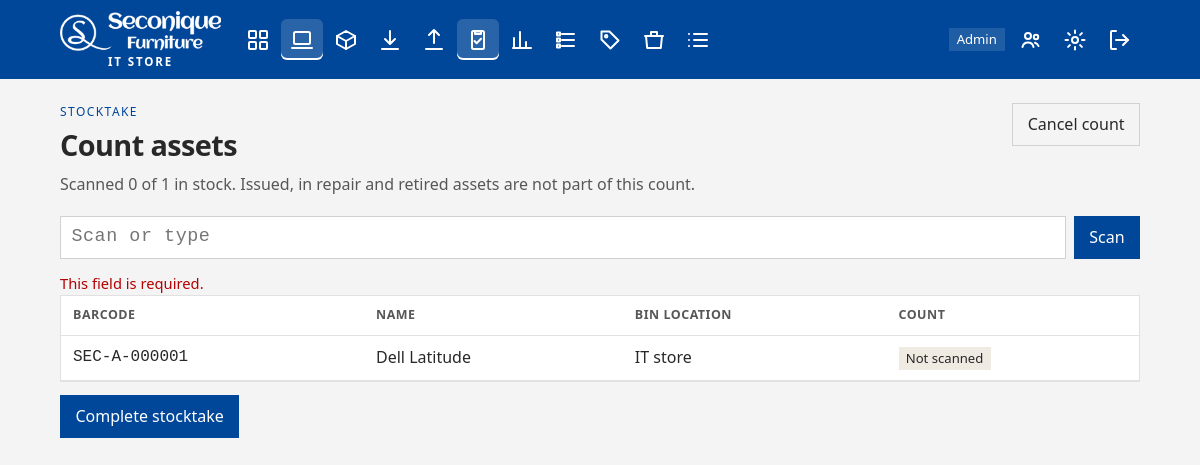
Screenshot of /stocktake/assets/ (signed in) with the database file from the repository.
### stockroom/models.py (models this page shows, shortened)
class Asset(models.Model):
    class Status(models.TextChoices):
        IN_STOCK = "in_stock", "In stock"
        ISSUED = "issued", "Issued"
        IN_REPAIR = "in_repair", "In repair"
        RETIRED = "retired", "Retired"
    class StocktakeResult(models.TextChoices):
        NOT_CHECKED = "not_checked", "Not checked"
        FOUND = "found", "Found"
        MISSING = "missing", "Missing"
    barcode = models.CharField(max_length=64, primary_key=True)
    name = models.CharField(max_length=200)
    category = models.CharField(max_length=100)
    attributes = models.TextField(
        blank=True,
        help_text="Separate each attribute with a comma, for example: wireless, 16GB, black.",
    )
    manufacturer = models.CharField(max_length=100, blank=True)
    model_name = models.CharField("model", max_length=100, blank=True)
    serial_number = models.CharField(max_length=100, blank=True)
    order_date = models.DateField()
    eol_date = models.DateField("end of life")
    status = models.CharField(
        max_length=20, choices=Status.choices, default=Status.IN_STOCK
    )
    location = models.CharField("bin location", max_length=100, blank=True)
    max_qty_to_hold = models.PositiveIntegerField(
        "max qty to hold",
        default=0,
        help_text="The most the store should keep of this asset. Zero means there is no maximum.",
    )
    supplier = models.CharField(max_length=200, blank=True)
    purchase_order = models.CharField(max_length=50, blank=True)
    received_at = models.DateTimeField(auto_now_add=True)
    received_by = models.ForeignKey(
        settings.AUTH_USER_MODEL,
        null=True,
        blank=True,
        on_delete=models.SET_NULL,
        related_name="assets_received",
    )
    issued_to = models.CharField(max_length=200, blank=True)
    issued_at = models.DateTimeField(null=True, blank=True)
    issued_by = models.ForeignKey(
        settings.AUTH_USER_MODEL,
        null=True,
        blank=True,
        on_delete=models.SET_NULL,
        related_name="assets_issued",
    )
    last_stocktake_at = models.DateTimeField(null=True, blank=True)
    last_stocktake_by = models.ForeignKey(
        settings.AUTH_USER_MODEL,
        null=True,
        blank=True,
        on_delete=models.SET_NULL,
        related_name="assets_stocktaken",
    )
    stocktake_result = models.CharField(
        max_length=20,
        choices=StocktakeResult.choices,
        default=StocktakeResult.NOT_CHECKED,
    )
    notes = models.TextField(blank=True)
    class Meta:
        db_table = "assets"
        ordering = ["name", "barcode"]
        constraints = [
            models.CheckConstraint(
                condition=Q(eol_date__gte=F("order_date")),
                name="asset_eol_on_or_after_order_date",
            )
        ]
        indexes = [
            models.Index(fields=["status"], name="asset_status_idx"),
            models.Index(fields=["eol_date"], name="asset_eol_idx"),
            models.Index(fields=["category"], name="asset_category_idx"),
        ]

### stockroom/views/stocktake.py (the view, shortened to what this page needs)
# urls.py: path("stocktake/assets/", stocktake.stocktake_assets, name="stocktake_assets"),
@role_required(STANDARD, ADMIN)
@require_http_methods(["GET", "POST"])
def stocktake_assets(request):
    scanned = _scanned(request)
    form = ScanForm()
    in_stock = Asset.objects.filter(status=Asset.Status.IN_STOCK).order_by("location", "name")
    scanned_set = set(scanned)
    return render(
        request,
        "stockroom/stocktake/assets.html",
        {
            "form": form,
            "page_obj": paginate(request, in_stock),
            "scanned": scanned_set,
            "scanned_count": len(scanned_set & set(in_stock.values_list("barcode", flat=True))),
            "expected_count": in_stock.count(),
        },
    )

### stockroom/forms.py (shortened to what this page needs)
class ScanForm(StyledForm):
    barcode = forms.CharField(
        max_length=64,
        label="Barcode",
        widget=_barcode_widget("submit"),
        help_text="Scan with a Honeywell terminal, or type the barcode.",
    )

### stockroom/context_processors.py (called while the page is built)
def stockroom_context(request):
    user = request.user
    if not user.is_authenticated:
        return {"scanner_auto_submit": True, "store_role": None}
    prefs = get_settings(user)
    return {
        "store_role": primary_role(user),
        "is_store_admin": has_role(user, (ADMIN,)),
        "is_operational": has_role(user, OPERATIONAL),
        "can_report": has_role(user, REPORTING_ACCESS),
        "scanner_auto_submit": prefs.scanner_auto_submit,
        "store_settings": prefs,
    }

### stockroom/forms.py (called while the page is built)
def _style(form):
    for field in form.fields.values():
        css = field.widget.attrs.get("class", "")
        if "input" not in css.split():
            field.widget.attrs["class"] = f"{css} input".strip()
    return form

### stockroom/models.py (called while the page is built)
def get_settings(user):
    setting, _created = UserSetting.objects.get_or_create(user=user)
    return setting

### stockroom/roles.py (called while the page is built, shortened)
def role_names(user):
    if not getattr(user, "is_authenticated", False):
        return set()
    names = set(user.groups.values_list("name", flat=True))
    if user.is_superuser:
        names.add(ADMIN)
    return names

def has_role(user, roles):
    return bool(role_names(user) & set(roles))

def primary_role(user):
    names = role_names(user)
    if ADMIN in names:
        return ADMIN

### stockroom/views/common.py (called while the page is built)
def role_required(*roles):
    def decorator(view):
        @login_required
        @wraps(view)
        def wrapper(request, *args, **kwargs):
            if not has_role(request.user, roles):
                messages.error(
                    request, "Your account does not have access to that page."
                )
                return redirect(home_url_name(request.user))
            return view(request, *args, **kwargs)
        return wrapper
    return decorator

def paginate(request, queryset):
    prefs = get_settings(request.user)
    paginator = Paginator(queryset, prefs.records_per_page or 25)
    return paginator.get_page(request.GET.get("page"))

### stockroom/views/stocktake.py (called while the page is built)
def _scanned(request):
    values = request.session.get(SESSION_KEY, [])
    return list(dict.fromkeys(values))

### stockroom/templates/stockroom/stocktake/assets.html (shortened to what this page needs)
{% extends "stockroom/base.html" %}
{% block content %}
<header class="page-head">
  <div>
    <p class="eyebrow">Stocktake</p>
    <h1>Count assets</h1>
    <p class="lede">Scanned {{ scanned_count }} of {{ expected_count }} in stock. Issued, in repair and retired assets are not part of this count.</p>
  </div>
  <form method="post">
    <button class="btn btn-ghost" type="submit">Cancel count</button>
  </form>
</header>
<form class="search" method="post" data-validate>
  {{ form.barcode }}
  <button class="btn btn-primary" type="submit">Scan</button>
</form>
<p class="field-error" id="{{ form.barcode.id_for_label }}-error" role="alert">{% for error in form.barcode.errors %}{{ error }}{% if not forloop.last %} {% endif %}{% endfor %}</p>
{% if expected_count %}
  <div class="table-wrap">
    <table>
      <thead>
        <tr><th>Barcode</th><th>Name</th><th>Bin location</th><th>Count</th></tr>
      </thead>
      <tbody>
        {% for asset in page_obj %}
          <tr>
            <td data-label="Barcode" class="mono">{{ asset.barcode }}</td>
            <td data-label="Name">{{ asset.name }}</td>
            <td data-label="Bin location">{{ asset.location|default:"—" }}</td>
            <td data-label="Count">
              {% if asset.barcode in scanned %}
                <form method="post">
                  {% csrf_token %}
                  <input type="hidden" name="step" value="remove">
                  <input type="hidden" name="barcode" value="{{ asset.barcode }}">
                  <button class="btn btn-ghost" type="submit">Scanned · undo</button>
                </form>
              {% else %}
                <span class="pill">Not scanned</span>
              {% endif %}
            </td>
          </tr>
        {% endfor %}
      </tbody>
    </table>
  </div>
  <form method="post" data-confirm="Complete the stocktake? In-stock assets that were not scanned will be marked missing.">
    <button class="btn btn-primary" type="submit">Complete stocktake</button>
  </form>
{% else %}
  <section class="panel empty-panel">
    <h2>Nothing in stock to count</h2>
    <p>Receive assets first, or return issued assets to the store.</p>
  </section>
{% endif %}
{% endblock %}

### stockroom/templates/stockroom/base.html (shortened to what this page needs)
<!DOCTYPE html>
<html lang="en-GB">
<head>
  {% load static %}
  <link rel="stylesheet" href="{% static 'stockroom/css/app.css' %}?v=14">
</head>
<body class="{% block body_class %}{% endblock %}" data-scanner-submit="{{ scanner_auto_submit|yesno:'true,false' }}">
  {% block nav %}
  <header class="topbar">
    <div class="topbar-inner">
      <a class="brand" href="{% url 'home' %}">
        <img src="{% static 'stockroom/img/seconique-logo-white.png' %}?v=2" alt="Seconique Furniture">
        <small>IT Store</small>
      </a>
      <nav class="nav" aria-label="Primary">
        {% if is_operational %}
          <a href="{% url 'dashboard' %}" aria-label="Dashboard" >{% include "stockroom/partials/icon.html" with icon="dashboard" %}</a>
          <a href="{% url 'asset_list' %}" aria-label="Assets" {% if 'asset' in request.resolver_match.url_name %}aria-current="page"{% endif %}>{% include "stockroom/partials/icon.html" with icon="assets" %}<span class="nav-tip">Assets</span></a>
          <a href="{% url 'consumable_list' %}" aria-label="Consumables" >{% include "stockroom/partials/icon.html" with icon="consumables" %}</a>
          <a href="{% url 'goods_in' %}" aria-label="Goods in" >{% include "stockroom/partials/icon.html" with icon="goods-in" %}</a>
          <a href="{% url 'goods_out' %}" aria-label="Goods out" >{% include "stockroom/partials/icon.html" with icon="goods-out" %}</a>
          <a href="{% url 'stocktake_home' %}" aria-label="Stocktake" {% if 'stocktake' in request.resolver_match.url_name %}aria-current="page"{% endif %}>{% include "stockroom/partials/icon.html" with icon="stocktake" %}<span class="nav-tip">Stocktake</span></a>
        {% endif %}
        {% if can_report %}
          <a href="{% url 'analytics' %}" aria-label="Analytics" >{% include "stockroom/partials/icon.html" with icon="analytics" %}</a>
        {% endif %}
        {% if is_operational or can_report %}
          <a href="{% url 'store_contents' %}" aria-label="Store list" >{% include "stockroom/partials/icon.html" with icon="contents" %}</a>
          <a href="{% url 'attribute_report' %}" aria-label="Attributes" >{% include "stockroom/partials/icon.html" with icon="attributes" %}</a>
          {% if is_store_admin %}
            <a href="{% url 'bin_location_list' %}" aria-label="Bin locations" >{% include "stockroom/partials/icon.html" with icon="bins" %}</a>
          {% endif %}
          <a href="{% url 'usage_list' %}" aria-label="Usage" >{% include "stockroom/partials/icon.html" with icon="usage" %}</a>
        {% endif %}
      </nav>
      <div class="account">
        {% if store_role %}<span class="role">{{ store_role }}</span>{% endif %}
        {% if is_store_admin %}
          <a class="icon-btn" href="{% url 'user_list' %}" aria-label="Users" >{% include "stockroom/partials/icon.html" with icon="users" %}</a>
        {% endif %}
        <a class="icon-btn" href="{% url 'user_settings' %}" aria-label="Settings">{% include "stockroom/partials/icon.html" with icon="settings" %}<span class="nav-tip">Settings</span></a>
        <form method="post" action="{% url 'logout' %}">
          <button type="submit" class="icon-btn" aria-label="Sign out">{% include "stockroom/partials/icon.html" with icon="sign-out" %}<span class="nav-tip">Sign out</span></button>
        </form>
      </div>
    </div>
  </header>
  {% endblock %}
  <main class="page">
    {% block content %}{% endblock %}
  </main>
</body>
</html>

### stockroom/static/stockroom/css/app.css (style rules this page uses)
:root { --ink: #282828; --muted: #575757; --paper: #f4f4f4; --panel: #ffffff; --line: #e1e1e1; --pine: #004699; --pine-deep: #00356e; --copper: #004699; --copper-soft: #e0eaec; --good: #1f7a4d; --good-soft: #e5f3eb; --warn: #8a5a12; --warn-soft: #f8efd8; --bad: #b30000; --bad-soft: #f8e4e2; --shadow: 0 12px 30px rgba(0, 35, 80, 0.06); color: var(--ink); background: var(--paper); font-family: "Segoe UI", "Avenir Next", sans-serif; line-height: 1.45; }
* { box-sizing: border-box; }
body { margin: 0; min-height: 100vh; }
a { color: var(--pine); }
h1, h2 { font-weight: 650; letter-spacing: -0.02em; margin: 0; }
h1 { font-size: 1.8rem; }
.topbar { background: var(--pine); color: #ffffff; position: sticky; top: 0; z-index: 30; }
.topbar a { color: inherit; text-decoration: none; }
.topbar-inner { max-width: 1120px; margin: 0 auto; padding: 0.7rem 1.25rem; display: flex; gap: 1rem; align-items: center; flex-wrap: wrap; }
.brand { display: flex; flex-direction: column; align-items: center; gap: 0.2rem; }
.brand img { height: 42px; width: auto; display: block; }
.brand small { color: #ffffff; letter-spacing: 0.16em; text-transform: uppercase; font-size: 0.72rem; font-weight: 700; line-height: 1; }
.nav, .account { display: flex; flex-wrap: wrap; gap: 0.15rem; align-items: center; }
.account { margin-left: auto; }
.nav a, .icon-btn { position: relative; display: inline-flex; align-items: center; justify-content: center; width: 2.6rem; height: 2.6rem; padding: 0; border: 0; border-radius: 6px; background: transparent; color: #ffffff; cursor: pointer; }
.nav a[aria-current="page"], .icon-btn[aria-current="page"] { background: rgba(255, 255, 255, 0.16); box-shadow: inset 0 -2px 0 #ffffff; }
.role { background: rgba(255, 255, 255, 0.12); padding: 0.15rem 0.5rem; font-size: 0.82rem; margin-right: 0.2rem; }
.page { max-width: 1120px; margin: 0 auto; padding: 1.5rem 1.25rem 3rem; }
.page-head, .form-actions, .page-actions { display: flex; gap: 1rem; justify-content: space-between; align-items: flex-start; flex-wrap: wrap; }
.page-head { margin-bottom: 1.25rem; }
.eyebrow { text-transform: uppercase; letter-spacing: 0.12em; font-size: 0.75rem; color: var(--copper); margin: 0 0 0.25rem; }
.lede { color: var(--muted); margin: 0.4rem 0 0; }
.mono { font-family: Consolas, "Courier New", monospace; }
.search, .filters { display: flex; gap: 0.5rem; flex-wrap: wrap; margin-bottom: 0.9rem; align-items: center; }
.search .input { flex: 1 1 16rem; }
.table-wrap { overflow-x: auto; background: var(--panel); border: 1px solid var(--line); margin-bottom: 0.8rem; }
table { width: 100%; border-collapse: collapse; }
th, td { text-align: left; padding: 0.65rem 0.75rem; border-bottom: 1px solid var(--line); vertical-align: top; }
th { font-size: 0.78rem; letter-spacing: 0.04em; text-transform: uppercase; color: var(--muted); }
.pill { display: inline-block; padding: 0.1rem 0.45rem; background: #efeae2; font-size: 0.82rem; }
.input, select.input, textarea.input { width: 100%; min-height: 2.7rem; padding: 0.45rem 0.65rem; border: 1px solid #d1d1d1; background: white; color: var(--ink); font: inherit; }
.barcode-input { font-family: Consolas, "Courier New", monospace; font-size: 1.15rem; letter-spacing: 0.03em; }
.field-error { min-height: 1.1rem; margin: 0.25rem 0 0; color: var(--bad); font-size: 0.92rem; }
.btn { display: inline-flex; align-items: center; justify-content: center; min-height: 2.7rem; padding: 0.4rem 0.9rem; border: 1px solid transparent; font: inherit; cursor: pointer; text-decoration: none; }
.btn-primary { background: var(--copper); color: white; }
.btn-ghost { background: transparent; border-color: #d1d1d1; color: var(--ink); }

### rows the page displays
Asset: barcode "SEC-A-000001", name "Dell Latitude", location "IT store", shows "Not scanned"

### other values shown
{{ store_role }} "Admin"
{{ scanned_count }} "0"
{{ expected_count }} "1"
